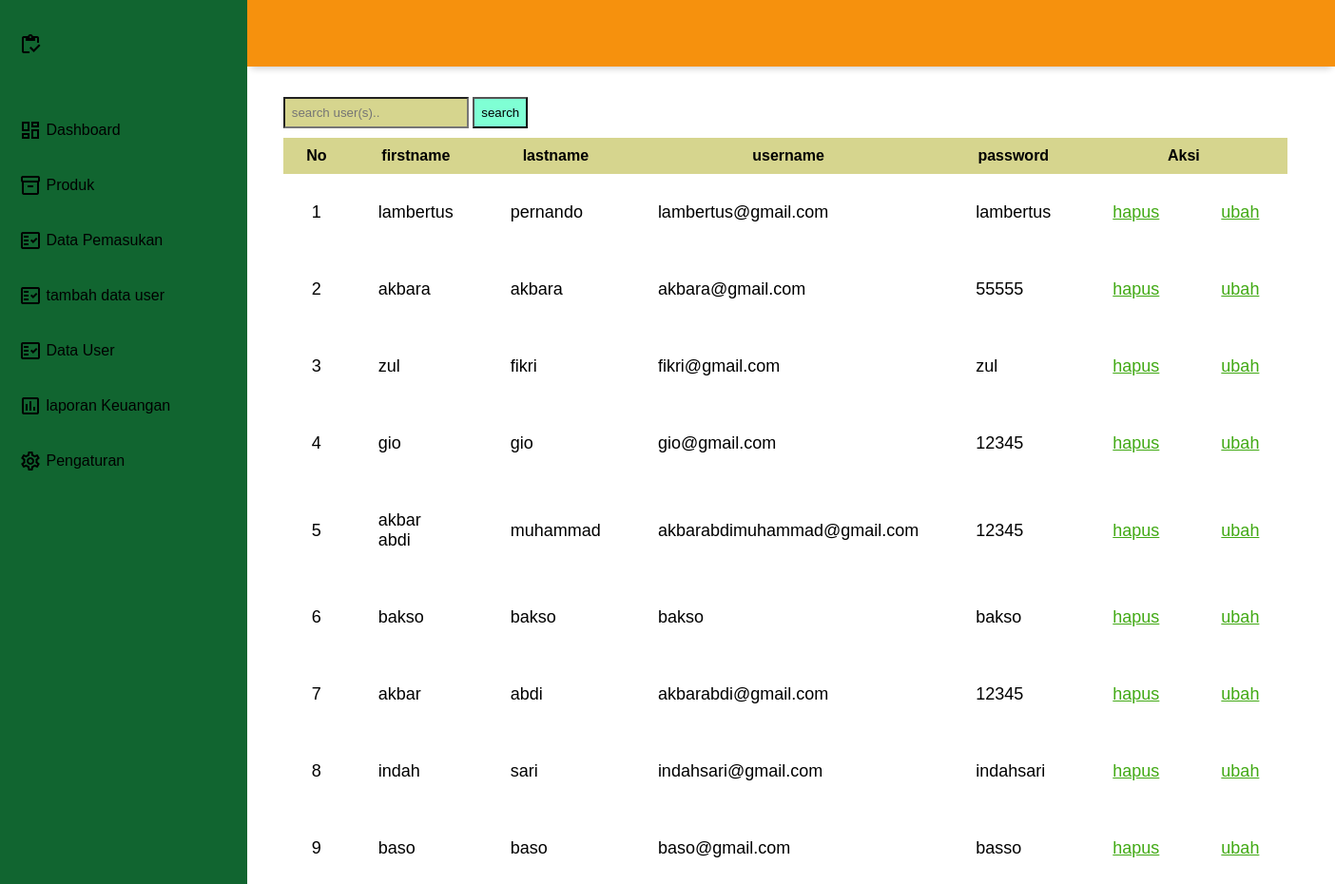
Page /warung-okanre/dashboard/datauserforadmin.php on the committed database.
### tables this page shows
CREATE TABLE `tb_user` (
  `firstname` text NOT NULL,
  `lastname` text NOT NULL,
  `username` text NOT NULL,
  `password` varchar(100) NOT NULL
);

### warung-okanre/dashboard/datauserforadmin.php (the view, shortened to what this page needs)
<!DOCTYPE html>
<html lang="en">
  <head>
    <link rel="stylesheet" href="../css\dashboard.css">
    <link rel="stylesheet" href="../css\datauser.css">
  </head>
  <body>
    <div class="grid-container">
      <header class="header">
      </header>
      <aside id="sidebar">
        <div class="sidebar-title">
          <div class="sidebar-brand">
            <span class="material-icons-outlined">inventory</span>
          </div>
        </div>
        <ul class="sidebar-list">
          <li class="sidebar-list-item">
            <a href="dashboardadmin.php">
              <span class="material-icons-outlined">dashboard</span> Dashboard
            </a>
          </li>
          <li class="sidebar-list-item">
            <a href="#">
              <span class="material-icons-outlined">inventory_2</span> Produk
            </a>
          </li>
          <li class="sidebar-list-item">
            <a href="#">
              <span class="material-icons-outlined">fact_check</span> Data Pemasukan
            </a>
          </li>
          <li class="sidebar-list-item">
            <a href="tambahforadmin.php" >
              <span class="material-icons-outlined">fact_check</span> tambah data user
            </a>
          </li>
          <li class="sidebar-list-item">
            <a href="datauserforadmin.php">
              <span class="material-icons-outlined">fact_check</span> Data User
            </a>
          </li>
          <li class="sidebar-list-item">
            <a href="#">
              <span class="material-icons-outlined">poll</span> laporan Keuangan
            </a>
          </li>
          <li class="sidebar-list-item">
            <a href="#" >
              <span class="material-icons-outlined">settings</span> Pengaturan
            </a>
          </li>
        </ul>
      </aside>
      <form action="" method="get" >
        <div class="input-group my-3">
          <input type="search" class="form-control" placeholder="search user(s).." name= "search" id="search" autofocus autocomplate="off">
          <button class="btn-btn-sm" name="search" type="submit" id="search">search</button>
        </form>
      <table class="table table-sm">
<thead>
    <tr>
        <th>No</th>
        <th>firstname </th>
        <th>lastname </th>
        <th>username </th>
        <th>password</th>
        <th colspan="2" class="aksi">Aksi</th>
    </tr>
</thead>
  <tbody id="tampil">
  <?php
    include "koneksi.php";
    $no=1;
    $ambildata = mysqli_query($conn,"select * from tb_user");
    while($tampil = mysqli_fetch_array($ambildata)){
        echo
        "<tr>
        <td>$no</td>
        <td>$tampil[firstname]</td>
        <td>$tampil[lastname]</td>
        <td>$tampil[username]</td>
        <td>$tampil[password]</td>
        <td><a href='datauserforadmin.php?kode=$tampil[username]' class='aksi'>hapus</a></td>
        <td><a href='ubahfroadmin.php?    kode=$tampil[username]' class'aksi'>ubah</a></td>
        <tr>";
    $no++;
    }
    ?>
  </tbody>
</table>
</body>
</html>

### warung-okanre/css/dashboard.css (style rules this page uses)
body { margin: 0; padding: 0; box-sizing: border-box; background-color: #e6e8ed; color: #666666; font-family: "Montserrat", sans-serif; }
.material-icons-outlined { vertical-align: middle; line-height: 1px; }
.grid-container { display: grid; grid-template-columns: 260px 1fr 1fr 1fr; grid-template-rows: 0.2fr 3fr; grid-template-areas: "sidebar header header header" "sidebar main main main"; height: 100vh; }
.header { grid-area: header; height: 70px; background-color: #f6910d; display: flex; align-items: center; justify-content: space-between; padding: 0 30px 0 30px; box-shadow: 0 6px 7px -4px rgba(0, 0, 0, 0.2); }
#sidebar { grid-area: sidebar; height: 100%; background-color: #116530; color: #000000; overflow-y: auto; transition: all 0.5s; -webkit-transition: all 0.5s; }
.sidebar-title { display: flex; justify-content: space-between; align-items: center; padding: 20px 20px 20px 20px; margin-bottom: 30px; }
.sidebar-brand { margin-top: 15px; font-size: 20px; font-weight: 700; }
.sidebar-list { padding: 0; margin-top: 15px; list-style-type: none; }
.sidebar-list-item { padding: 20px 20px 20px 20px; }
.sidebar-list-item > a { text-decoration: none; color: #000000; }

### warung-okanre/css/datauser.css (style rules this page uses)
body { font-family: Arial, Helvetica, sans-serif; background-color: rgb(255, 255, 255); margin: 0px; padding: 0px; }
table { border-collapse: collapse; font-size: 10pt; border:0px solid #000000cc; margin-top: 10px; color: rgb(0, 0, 0); font-size: large; }
form { margin-left: 1cm; margin-bottom: 5rem; margin-top: 2rem; font-size: medium; }
form .form-control { color: rgb(0, 0, 0); background-color:rgb(214, 213, 142); padding: 7px; }
button { padding: 7px; background-color: aquamarine; }
td { padding: 30px; }
th { background-color: rgb(214, 213, 142); color: rgb(0, 0, 0); font-style: bold; padding: 10px; margin-top: 10px; height: 1px; font-size: medium; }
td a { color: rgb(65, 169, 20); height: 2px; padding-left: 5px; padding-top: 5px; padding-bottom: 5px; }

### rows in the picture
tb_user: firstname "lambertus", lastname "pernando", username "lambertus@gmail.com", password "lambertus"
tb_user: firstname "akbara", lastname "akbara", username "akbara@gmail.com", password "55555"
tb_user: firstname "zul", lastname "fikri", username "fikri@gmail.com", password "zul"
tb_user: firstname "gio", lastname "gio", username "gio@gmail.com", password "12345"
tb_user: firstname "akbar abdi", lastname "muhammad", username "akbarabdimuhammad@gmail.com", password "12345"
tb_user: firstname "bakso", lastname "bakso", username "bakso", password "bakso"
tb_user: firstname "akbar", lastname "abdi", username "akbarabdi@gmail.com", password "12345"
tb_user: firstname "indah", lastname "sari", username "indahsari@gmail.com", password "indahsari"
tb_user: firstname "baso", lastname "baso", username "baso@gmail.com", password "basso"
